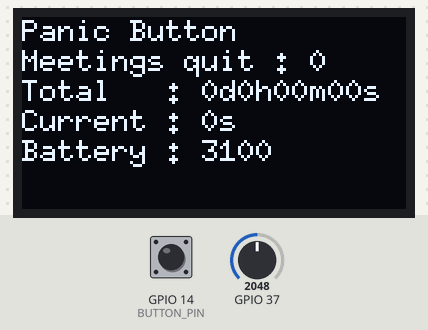
The program below on a simulated ESP32. Shown: 128×64 one-colour display. The test bench sets the inputs (shaded band); at power-on: GPIO 14 (BUTTON_PIN) HIGH, GPIO 37 = 2048. EEPROM starts erased; USB keyboard and mouse output is not drawn; what the program prints to the serial monitor is not drawn. At 3.4 s the program puts the board to deep sleep or switches it off; the recording ends there.

Above: at 0.1 s.
At 1.2 s:
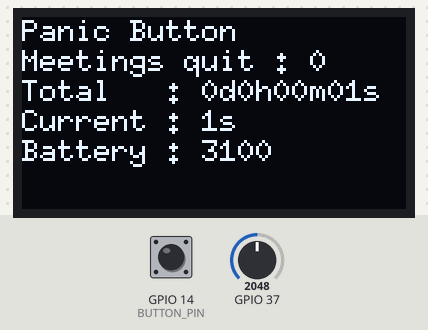
1.3 s: GPIO 14 (BUTTON_PIN) pulled LOW for 0.15 s
At 1.8 s:
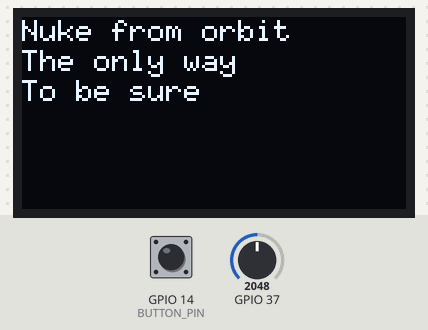
Timing chart, 0 to 3.4 s (numbered marks = the images above; inputs shaded):
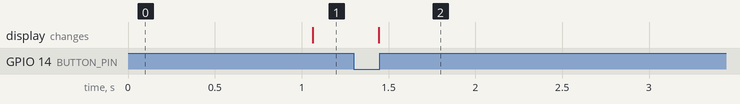

The program:

main.cpp
```cpp
#include <Arduino.h>
#include <BleKeyboard.h>
#include <U8g2lib.h>
#include <EEPROM.h>
#include "heltec.h"

#define BUTTON_PIN GPIO_NUM_14

float XS = (0.00225) * 3700 / 5450; //Empirical fudge
uint16_t MUL = 1000;
uint16_t MMUL = 100;

U8G2_SSD1306_128X64_NONAME_F_HW_I2C u8g2(U8G2_R0, 16, 15, 4);
char chBuffer[128];

BleKeyboard bleKeyboard("Panic Button");

int32_t meetingCount = 0;
int32_t totalDurationSeconds = 0;
int32_t startTime = millis();

void setup()
{
  Serial.begin(115200);
  //delay(500);
  //print_wakeup_reason();
  u8g2.begin();
  u8g2.setFont(u8g2_font_6x10_tf);
  u8g2.setFontRefHeightExtendedText();
  u8g2.setDrawColor(1);
  u8g2.setFontPosTop();
  u8g2.setFontDirection(0);
  bleKeyboard.begin();
  pinMode(BUTTON_PIN, INPUT_PULLUP);
  adcAttachPin(13);
  analogSetClockDiv(255); // 1338mS
  EEPROM.begin(2 * sizeof(int32_t));
  meetingCount = max(0, EEPROM.readInt(0));
  totalDurationSeconds = max(0, EEPROM.readInt(sizeof(int32_t)));
  Serial.printf("INIT meeting count: %d  TDS: %d\n", meetingCount, totalDurationSeconds);
}
void sendIt()
{
  bleKeyboard.press(KEY_RIGHT_GUI);
  bleKeyboard.press(KEY_RIGHT_SHIFT);
  bleKeyboard.press(KEY_LEFT_CTRL);
  delay(100);

  bleKeyboard.press('w');
  delay(500);
  bleKeyboard.releaseAll();
}
void loop()
{
  int32_t currentDurationSeconds = ((millis() - startTime) / 1000);
  u8g2.clearBuffer();
  if (digitalRead(BUTTON_PIN) == 0)
  { //Button is down

    if (bleKeyboard.isConnected())
    {

      if (currentDurationSeconds >= 30)
      {
        u8g2.drawStr(0, 0, "That's it! I'm going!");
        meetingCount++;
        Serial.printf("Meeting count is now %d\n", meetingCount);
        totalDurationSeconds = totalDurationSeconds + currentDurationSeconds;
        EEPROM.writeInt(0, meetingCount);
        EEPROM.writeInt(sizeof(int32_t), totalDurationSeconds);
        EEPROM.commit();
        sprintf(chBuffer, "Meetings left: %d", EEPROM.readInt(0));
        u8g2.drawStr(0, 20, chBuffer);
        u8g2.sendBuffer();
        delay(1000);
      }
      else if (currentDurationSeconds < 3)
      {
        u8g2.drawStr(0, 0, "Nuke from orbit");
        u8g2.drawStr(0, 10, "The only way");
        u8g2.drawStr(0, 20, "To be sure");
        EEPROM.writeInt(0, 0);
        EEPROM.writeInt(sizeof(int32_t), 0);
        EEPROM.commit();
        u8g2.sendBuffer();
        delay(2000);
      }
      else
      {
        u8g2.drawStr(0, 0, "Pretend it");
        u8g2.drawStr(0, 10, "didn't happen");
        u8g2.sendBuffer();
        sendIt();
        delay(2000);
      }
    }

    bleKeyboard.end();
    esp_sleep_enable_ext0_wakeup(BUTTON_PIN, 1);
    esp_deep_sleep_start();
  }

  u8g2.drawStr(0, 0, "Panic Button");
  sprintf(chBuffer, "Meetings quit : %d", meetingCount);
  u8g2.drawStr(0, 10, chBuffer);
  int currentTotal = totalDurationSeconds + currentDurationSeconds;
  int currentSeconds = (currentTotal % 60);
  int currentMinutes = (currentTotal / 60) % 60;
  int currentHours = (currentTotal / 3600) % 8;
  int currentDays = (currentTotal / 3600) / 8;
  sprintf(chBuffer, "Total   : %dd%dh%02dm%02ds", currentDays, currentHours, currentMinutes, currentSeconds);
  u8g2.drawStr(0, 20, chBuffer);
  sprintf(chBuffer, "Current : %ds", currentDurationSeconds);
  u8g2.drawStr(0, 30, chBuffer);

  uint16_t c = analogRead(37) * XS * MUL;
  sprintf(chBuffer, "Battery : %d", (c / 100) * 100);
  u8g2.drawStr(0, 40, chBuffer);
  if (!bleKeyboard.isConnected())
  {
    u8g2.drawStr(0, 50, "Not Connected");
  }
  u8g2.sendBuffer();
  uint16_t batLevel = (c / 390) * 10;
  // Serial.printf("Setting batLevel to %d %d\n", c, batLevel);
  bleKeyboard.setBatteryLevel(batLevel);

  delay(100);
}
```

Measured:
- after the input at 1.3 s, the display: changes after 0.14 s (image 2)
